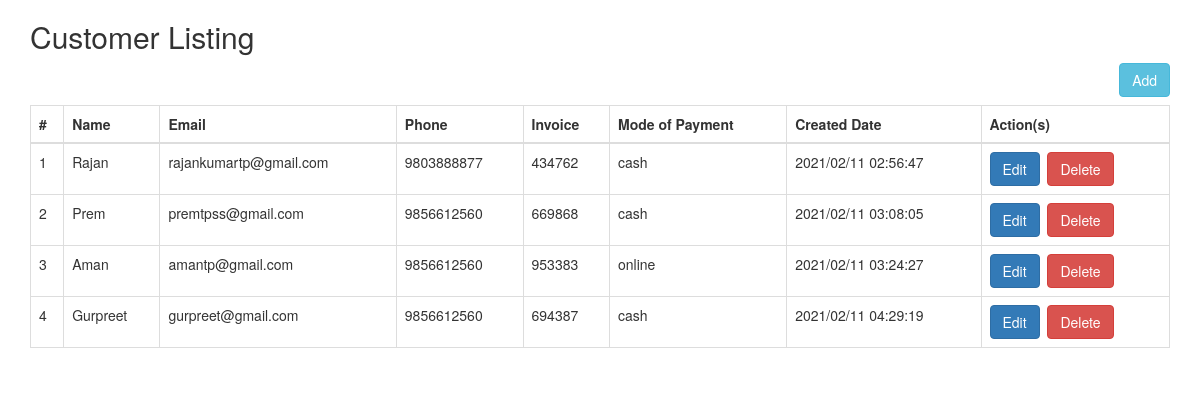
Before: / with the older database file.
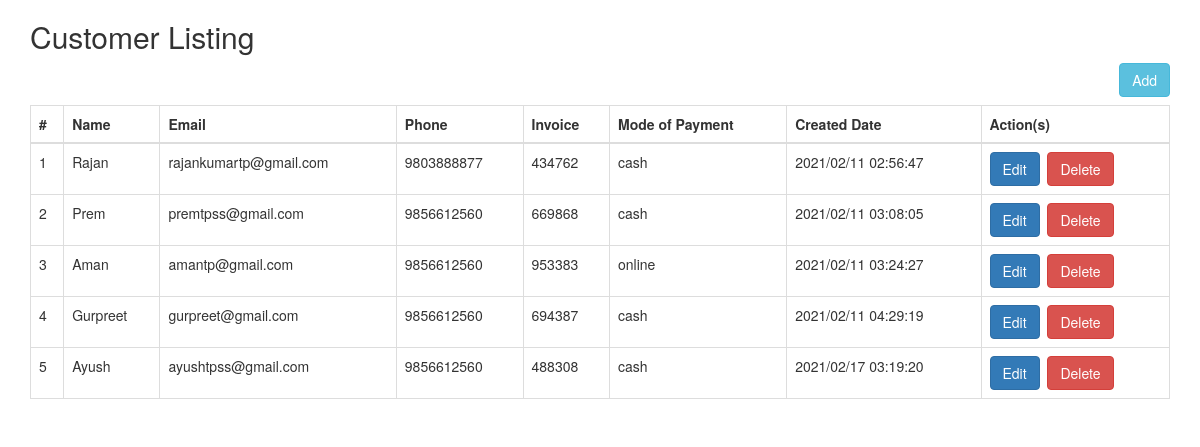
After: the same page with the newer database file.
### tables this page shows
CREATE TABLE `customers` (
  `id` int(11) NOT NULL,
  `name` varchar(150) NOT NULL,
  `email` varchar(50) NOT NULL,
  `phone` varchar(50) NOT NULL,
  `address` text NOT NULL,
  `modPayment` varchar(50) NOT NULL,
  `amount` int(11) NOT NULL,
  `invoiceNumber` int(11) NOT NULL,
  `created_at` timestamp NOT NULL DEFAULT CURRENT_TIMESTAMP
);

### queries.php (called while the page is built, shortened)
<?php
class Query {
    function index() {
        $sql = mysqli_query($GLOBALS['connect'], "SELECT * FROM `customers`");
        $records = $sql->fetch_all();
        $response = array();
        if(count($records)){
            $response['status'] = 200;
            $response['message'] = 'Records inserted successfully.';
            $response['data'] = $records;
        } else{
            $response['status'] = 500;
            $response['message'] = "ERROR: Could not able to execute $sql. " . mysqli_error($GLOBALS['connect']);
        }
        return $response;
    }
}

### index.php (the view, shortened to what this page needs)
<?php
include('./queries.php');
$object = new Query();
$response = $object->index();
?>
<!DOCTYPE html>
<html lang="en">
    <head>
        <link rel="stylesheet" href="https://maxcdn.bootstrapcdn.com/bootstrap/3.4.1/css/bootstrap.min.css">
    </head>
    <body>
        <div class="container">
            <h2>Customer Listing</h2>
        <a href="/tpsspl-1/core/form.php" class="btn btn-info" style="margin-bottom: 8px;float: right;">Add</a>
        <table class="table table-bordered">
            <thead>
                <tr>
                    <th>#</th>
                    <th>Name</th>
                    <th>Email</th>
                    <th>Phone</th>
                    <th>Invoice</th>
                    <th>Mode of Payment</th>
                    <th>Created Date</th>
                    <th>Action(s)</th>
                </tr>
            </thead>
            <tbody>
                <?php
                    $string = '';
                    foreach ($response['data'] as $key => $value) {
                        $string .= '<tr>';
                            $string .= '<td>';
                                $string .= ++$key;
                            $string .= '</td>';
                            $string .= '<td>';
                                $string .= $value[1];
                            $string .= '</td>';
                            $string .= '<td>';
                                $string .= $value[2];
                            $string .= '</td>';
                            $string .= '<td>';
                                $string .= $value[3];
                            $string .= '</td>';
                            $string .= '<td>';
                                $string .= $value[7];
                            $string .= '</td>';
                            $string .= '<td>';
                                $string .= $value[5];
                            $string .= '</td>';
                            $string .= '<td>';
                                $date = date_create($value[8]);
                                $string .= date_format($date, "Y/m/d H:i:s");
                            $string .= '</td>';
                            $string .= '<td>';
                                $string .= '<a href="form.php?edit='. $value[0] .'" class="btn btn-primary">Edit</a>&nbsp;&nbsp;';
                                $string .= '<a href="form.php?del='. $value[0] .'" class="btn btn-danger">Delete</a>';
                            $string .= '</td>';
                        $string .= '</tr>';
                    }
                    echo $string;
                ?>
            </tbody>
        </table>
        </div>
    </body>
</html>

Changed rows visible on the page:
added customers: value "5 Ayush ayushtpss@gmail.com 9856612560 488308 cash 2021/02/17 03:19:20"
